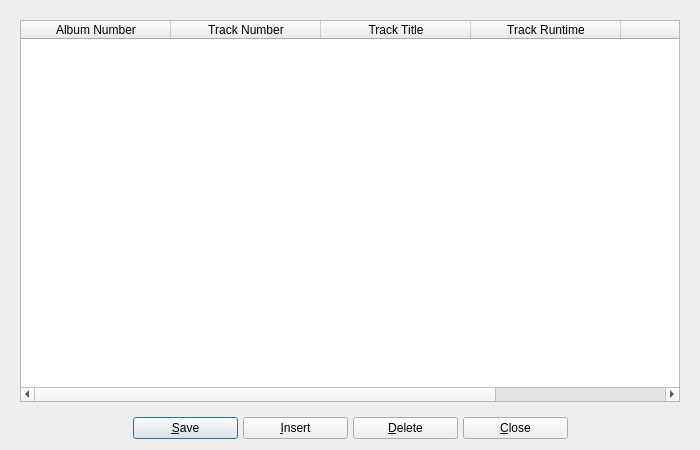
<?xml version="1.0" encoding="UTF-8"?>
<ui version="4.0">
 <class>tracksDialog</class>
 <widget class="QDialog" name="tracksDialog">
  <property name="geometry">
   <rect>
    <x>0</x>
    <y>0</y>
    <width>700</width>
    <height>450</height>
   </rect>
  </property>
  <property name="maximumSize">
   <size>
    <width>16777215</width>
    <height>16777215</height>
   </size>
  </property>
  <property name="windowTitle">
   <string>BiblioteQ: Album Tracks Browser</string>
  </property>
  <property name="windowIcon">
   <iconset resource="../Icons/icons.qrc">
    <normaloff>:/book.png</normaloff>:/book.png</iconset>
  </property>
  <property name="sizeGripEnabled">
   <bool>false</bool>
  </property>
  <layout class="QVBoxLayout">
   <item>
    <widget class="QFrame" name="frame">
     <layout class="QVBoxLayout">
      <item>
       <widget class="QTableWidget" name="table">
        <property name="focusPolicy">
         <enum>Qt::StrongFocus</enum>
        </property>
        <property name="editTriggers">
         <set>QAbstractItemView::DoubleClicked</set>
        </property>
        <property name="alternatingRowColors">
         <bool>true</bool>
        </property>
        <property name="selectionMode">
         <enum>QAbstractItemView::SingleSelection</enum>
        </property>
        <property name="selectionBehavior">
         <enum>QAbstractItemView::SelectRows</enum>
        </property>
        <property name="verticalScrollMode">
         <enum>QAbstractItemView::ScrollPerItem</enum>
        </property>
        <property name="horizontalScrollMode">
         <enum>QAbstractItemView::ScrollPerPixel</enum>
        </property>
        <property name="cornerButtonEnabled">
         <bool>false</bool>
        </property>
        <attribute name="horizontalHeaderMinimumSectionSize">
         <number>150</number>
        </attribute>
        <attribute name="horizontalHeaderStretchLastSection">
         <bool>true</bool>
        </attribute>
        <column>
         <property name="text">
          <string>Album Number</string>
         </property>
        </column>
        <column>
         <property name="text">
          <string>Track Number</string>
         </property>
        </column>
        <column>
         <property name="text">
          <string>Track Title</string>
         </property>
        </column>
        <column>
         <property name="text">
          <string>Track Runtime</string>
         </property>
        </column>
        <column>
         <property name="text">
          <string>Artist</string>
         </property>
        </column>
        <column>
         <property name="text">
          <string>Composer</string>
         </property>
        </column>
       </widget>
      </item>
     </layout>
    </widget>
   </item>
   <item>
    <layout class="QHBoxLayout">
     <property name="spacing">
      <number>5</number>
     </property>
     <item>
      <spacer>
       <property name="orientation">
        <enum>Qt::Horizontal</enum>
       </property>
       <property name="sizeHint" stdset="0">
        <size>
         <width>39</width>
         <height>20</height>
        </size>
       </property>
      </spacer>
     </item>
     <item>
      <widget class="QPushButton" name="saveButton">
       <property name="minimumSize">
        <size>
         <width>105</width>
         <height>0</height>
        </size>
       </property>
       <property name="text">
        <string>&amp;Save</string>
       </property>
       <property name="icon">
        <iconset resource="../Icons/icons.qrc">
         <normaloff>:/16x16/ok.png</normaloff>:/16x16/ok.png</iconset>
       </property>
      </widget>
     </item>
     <item>
      <widget class="QPushButton" name="insertButton">
       <property name="minimumSize">
        <size>
         <width>105</width>
         <height>0</height>
        </size>
       </property>
       <property name="text">
        <string>&amp;Insert</string>
       </property>
       <property name="icon">
        <iconset resource="../Icons/icons.qrc">
         <normaloff>:/16x16/add.png</normaloff>:/16x16/add.png</iconset>
       </property>
      </widget>
     </item>
     <item>
      <widget class="QPushButton" name="deleteButton">
       <property name="minimumSize">
        <size>
         <width>105</width>
         <height>0</height>
        </size>
       </property>
       <property name="text">
        <string>&amp;Delete</string>
       </property>
       <property name="icon">
        <iconset resource="../Icons/icons.qrc">
         <normaloff>:/16x16/eraser.png</normaloff>:/16x16/eraser.png</iconset>
       </property>
      </widget>
     </item>
     <item>
      <widget class="QPushButton" name="cancelButton">
       <property name="minimumSize">
        <size>
         <width>105</width>
         <height>0</height>
        </size>
       </property>
       <property name="text">
        <string>&amp;Close</string>
       </property>
       <property name="icon">
        <iconset resource="../Icons/icons.qrc">
         <normaloff>:/16x16/cancel.png</normaloff>:/16x16/cancel.png</iconset>
       </property>
      </widget>
     </item>
     <item>
      <spacer>
       <property name="orientation">
        <enum>Qt::Horizontal</enum>
       </property>
       <property name="sizeHint" stdset="0">
        <size>
         <width>39</width>
         <height>20</height>
        </size>
       </property>
      </spacer>
     </item>
    </layout>
   </item>
  </layout>
 </widget>
 <tabstops>
  <tabstop>table</tabstop>
  <tabstop>saveButton</tabstop>
  <tabstop>insertButton</tabstop>
  <tabstop>deleteButton</tabstop>
  <tabstop>cancelButton</tabstop>
 </tabstops>
 <resources>
  <include location="../Icons/icons.qrc"/>
 </resources>
 <connections/>
</ui>
